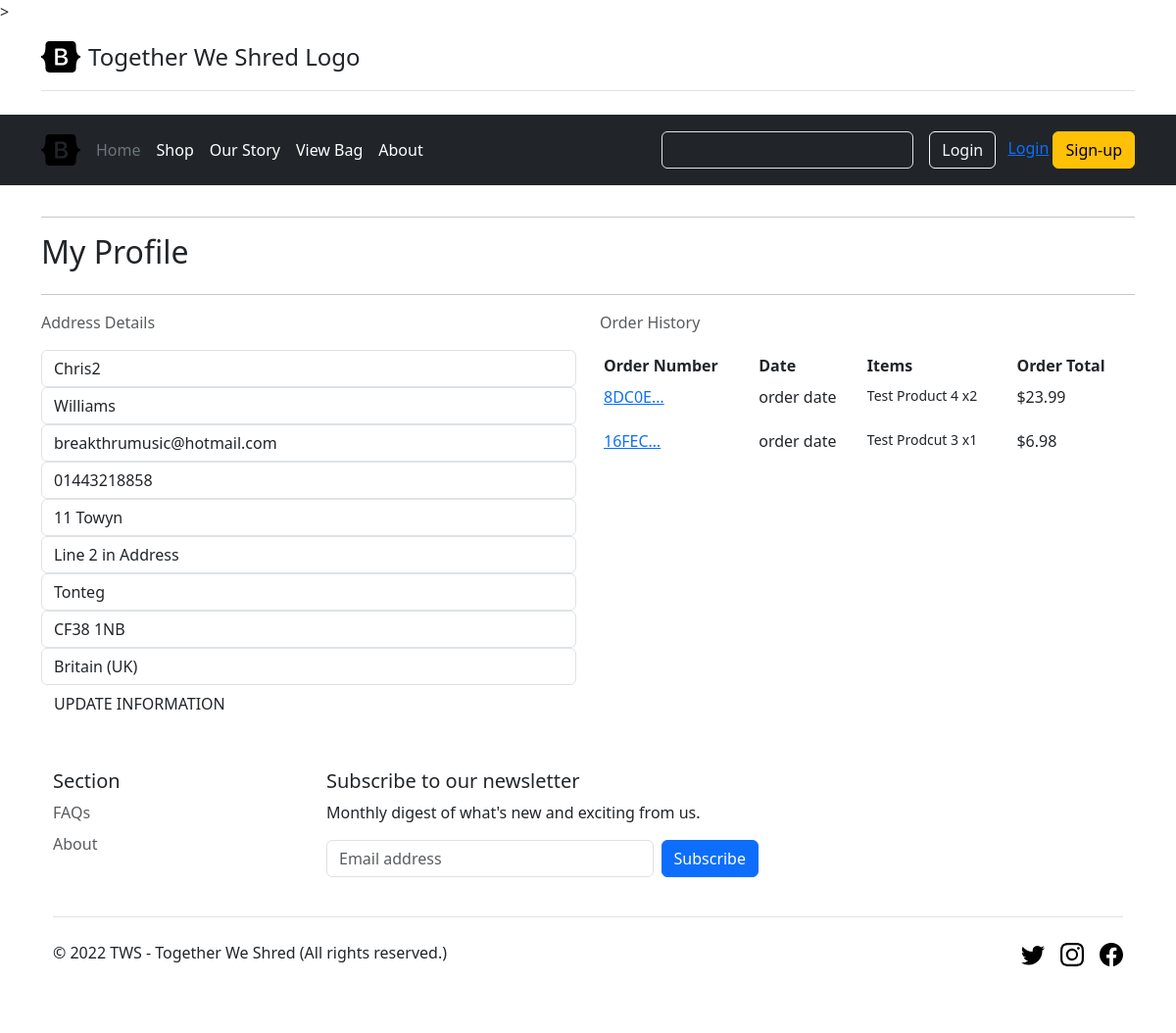
Screenshot of /customerprofile/ (signed in) with the database file from the repository.
### customerprofile/models.py (models this page shows)
class Customer(models.Model):
    user = models.OneToOneField(User, null=True, blank=True, on_delete=models.CASCADE)
    name = models.CharField(max_length=200, null=True)              #USED FOR FIRST NAME CAN I CONCATENATE ?
    surname = models.CharField(max_length=200, null=True)
    email = models.EmailField()
    phone_number = models.CharField(max_length=20, null=True, blank=False)                 #set Null=True on alot of fields whilst one migration -----
    street_address1 = models.CharField(max_length=80, null=True , blank=False)
    street_address2 = models.CharField(max_length=80, null=True, blank=True)
    town_or_city = models.CharField(max_length=40, null=True, blank=False)
    postcode = models.CharField(max_length=20, null=True, blank=True)
    country = CountryField(blank_label='Country *', null=True , blank=False)            #  set Null = True to workaround re visit country dropdown issue
    def __str__(self):
        return self.user.username

### checkout/models.py (models this page shows, shortened)
class Order(models.Model):
    order_number = models.CharField(max_length=200, null=True, editable=False)             ## 18/3/23 Need ot Add Discount code and Store the Ammount of Discount
    user_profile = models.ForeignKey(Customer, on_delete=models.SET_NULL, null=True, blank=True, related_name='orders')
    first_name = models.CharField(max_length=200, null=True)
    surname = models.CharField(max_length=200, null=True)
    email = models.EmailField()
    phone_number = models.CharField(max_length=20, null=True, blank=False)                 #set Null=True on alot of fields whilst one migration -----
    street_address1 = models.CharField(max_length=80, null=True , blank=False)
    street_address2 = models.CharField(max_length=80, null=True, blank=True)
    town_or_city = models.CharField(max_length=40, null=True, blank=False)
    county = models.CharField(max_length=80, null=True, blank=True)
    postcode = models.CharField(max_length=20, null=True, blank=True)
    country = CountryField(blank_label='Country *', null=True , blank=False)
    created = models.DateTimeField(auto_now_add=True)
    updated = models.DateTimeField(auto_now=True)
    paid = models.BooleanField(default=False)
    stripe_id = models.CharField(max_length=250, blank=True)
    delivery_cost = models.DecimalField(max_digits=6, decimal_places=2, null=False, default=0)
    order_total = models.DecimalField(max_digits=10, decimal_places=2, null=False, default=0)
    grand_total = models.DecimalField(max_digits=10, decimal_places=2, null=False, default=0)
    class Meta:
        ordering = ['-created']
        indexes = [
            models.Index(fields=['-created']),
        ]

class OrderItem(models.Model):
    order = models.ForeignKey(Order, related_name='lineitems',on_delete=models.CASCADE)
    product = models.ForeignKey(Product, related_name='order_items',on_delete=models.CASCADE)
    quantity = models.PositiveIntegerField(default=1)
    lineitem_total = models.DecimalField(max_digits=6, decimal_places=2, null=False, blank=False, editable=False)

### shop/models.py (models this page shows, shortened)
class Product(models.Model):
    category = models.ForeignKey('Category', null=True, blank=True, on_delete=models.SET_NULL)      # foreign key to the category model
    product_code = models.CharField(max_length=254, null=True, blank=True)
    name = models.CharField(max_length=254)
    description = models.TextField()
    price = models.DecimalField(max_digits=6, decimal_places=2)
    customer_rating = models.DecimalField(max_digits=6, decimal_places=2, null=True, blank=True)
    item_in_stock = models.BooleanField(default=True)                                                          # or could change this to number of items in stock ?
    image_url = models.URLField(max_length=1024, null=True, blank=True)
    image = models.ImageField(null=True, blank=True)

### customerprofile/views.py (the view)
# urls.py: path('', views.profile, name='profile'),
@login_required
def profile(request):
    profile = get_object_or_404(Customer, user=request.user)
    print("logged in as:", profile)                     #troubleshooting
    if request.method == 'POST':
        form = CustomerProfileForm(request.POST, instance=profile)
        if form.is_valid():
            form.save()
            messages.success(request, 'Profile updated successfully')
        else:
            messages.error(request, 'Update failed. Please ensure the form is valid.')
    else:
        form = CustomerProfileForm(instance=profile)
    orders = profile.orders.all()
    template = 'customerprofile/customerprofile.html'
    context = {
        'form': form,
        'orders': orders,
        'on_profile_page': True
    }
    return render(request, template, context)

### customerprofile/templates/customerprofile/customerprofile.html (shortened to what this page needs)
{% extends "base.html" %}
{% load static %}
{% block content %}
    <div class="container">
        <div class="row">
            <div class="col">
                <hr>
                <h2 class="logo-font mb-4">My Profile</h2>
                <hr>
            </div>
        </div>
        <div class="row">
            <div class="col-12 col-lg-6">
                <p class="text-muted">Address Details</p>
                <form class="mt-3" action="{% url 'profile' %}" method="POST" id="profile-update-form">
                    {{ form|crispy }}
                    <button class="btn btn-black rounded-0 text-uppercase float-right">Update Information</button>
                </form>
            </div>
            <div class="col-12 col-lg-6">
                <p class="text-muted">Order History</p>
                <div class="order-history table-responsive">
                    <table class="table table-sm table-borderless">
                        <thead>
                            <tr>
                                <th>Order Number</th>
                                <th>Date</th>
                                <th>Items</th>
                                <th>Order Total</th>
                            </tr>
                        </thead>
                        <tbody>
                            {% for order in orders %}
                                <tr>
                                    <td>
                                        <a href="{% url 'order_history' order.order_number %}"
                                        title="{{ order.order_number }}">
                                            {{ order.order_number|truncatechars:6 }}
                                        </a>
                                    </td>
                                    <td>order date {{ order.date }}</td>
                                    <td>
                                        <ul class="list-unstyled">
                                            {% for item in order.lineitems.all %}
                                                <li class="small">
                                                    {{ item.product.name }} x{{ item.quantity }}
                                                </li>
                                            {% endfor %}
                                        </ul>
                                    </td>
                                    <td>${{ order.grand_total }}</td>
                                </tr>
                            {% endfor %}
                        </tbody>
                    </table>
                </div>
            </div>
        </div>
{% endblock %}

### rows the page displays
Customer: name "Chris2", surname "Williams", email "breakthrumusic@hotmail.com", phone_number "01443218858", street_address1 "11 Towyn", street_address2 "Line 2 in Address", town_or_city "Tonteg", postcode "CF38 1NB", country "Britain (UK)"
Order: order_number "8DC0E…", grand_total "23.99"
OrderItem: product.name "Test Product 4", quantity "2"
Order: order_number "16FEC…", grand_total "6.98"
OrderItem: product.name "Test Prodcut 3", quantity "1"
